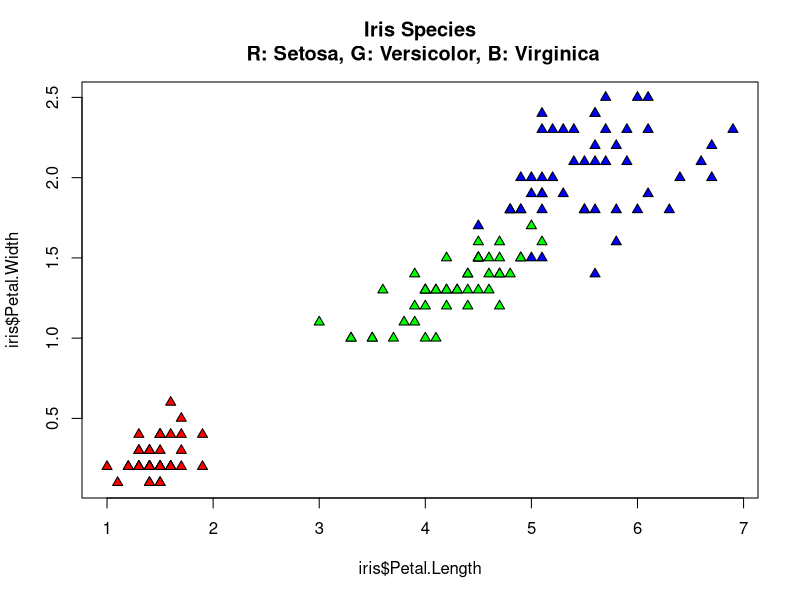

Source code (R):
## ---- chunk 1
knitr::opts_chunk$set(echo = TRUE)
## ---- chunk 2
levels(iris$Species)
## ---- chunk 3
plot(iris$Petal.Length, iris$Petal.Width, pch=24, 
     bg=c("red","green","blue")[unclass(iris$Species)], 
     main="Iris Species\n R: Setosa, G: Versicolor, B: Virginica")

## ---- chunk 4
iris_simple = (subset(iris,Species=="virginica" | Species=="versicolor"))
iris_simple = iris_simple[,c("Species","Sepal.Length","Sepal.Width")]
iris_simple$Species <- factor(iris_simple$Species)
head(iris_simple)
## ---- chunk 5
library(dplyr)
Species.binary = ifelse(iris_simple$Species=="versicolor",1,0)
## ---- chunk 6
logistic.model=glm(Species.binary~Sepal.Length+Sepal.Width,data=iris_simple,family=binomial)
## ---- chunk 7
logistic.model.prediction <- 
  ifelse( predict(logistic.model,type='resp') > 0.5,
                     'versicolor', 
                     'virginica') 
                     
## ---- chunk 8
table(predicted=logistic.model.prediction,actual=iris_simple$Species)
## ---- chunk 9
correct = sum(logistic.model.prediction == iris_simple$Species)
correct
incorrect = sum(logistic.model.prediction != iris_simple$Species)
incorrect
## ---- chunk 10
library(MASS)
lda.model = lda(Species ~ Sepal.Length+Sepal.Width, data = iris_simple)
## ---- chunk 11
lda.model.prediction <- predict(lda.model)$class
## ---- chunk 12
table(predicted=lda.model.prediction,actual=iris_simple$Species)
## ---- chunk 13
correct = sum(lda.model.prediction == iris_simple$Species)
correct
incorrect = sum(lda.model.prediction != iris_simple$Species)
incorrect
## ---- chunk 14
lda.model = lda(Species ~ Sepal.Length+Sepal.Width, data = iris)
## ---- chunk 15
lda.model.prediction <- predict(lda.model)$class
## ---- chunk 16
table(predicted=lda.model.prediction,actual=iris$Species)
## ---- chunk 17
correct = sum(lda.model.prediction == iris$Species)
correct
incorrect = sum(lda.model.prediction != iris$Species)
incorrect
## ---- chunk 18
lda.model = lda(Species ~ ., data = iris)
## ---- chunk 19
lda.model.prediction <- predict(lda.model)$class
## ---- chunk 20
table(predicted=lda.model.prediction,actual=iris$Species)
## ---- chunk 21
correct = sum(lda.model.prediction == iris$Species)
correct
## ---- chunk 22
incorrect = sum(lda.model.prediction != iris$Species)
incorrect
## ---- chunk 23
qda.model = qda(Species ~ ., data = iris)
## ---- chunk 24
qda.model.prediction <- predict(qda.model)$class
## ---- chunk 25
table(predicted=qda.model.prediction,actual=iris$Species)
## ---- chunk 26
correct = sum(qda.model.prediction == iris$Species)
correct
## ---- chunk 27
incorrect = sum(qda.model.prediction != iris$Species)
incorrect
## ---- chunk 28
lda.model = lda(Species ~ ., data = iris, CV=TRUE)
## ---- chunk 29
lda.model.prediction <-lda.model$class
## ---- chunk 30
table(predicted=lda.model.prediction,actual=iris$Species)
## ---- chunk 31
correct = sum(lda.model.prediction == iris$Species)
correct
## ---- chunk 32
incorrect = sum(lda.model.prediction != iris$Species)
incorrect
